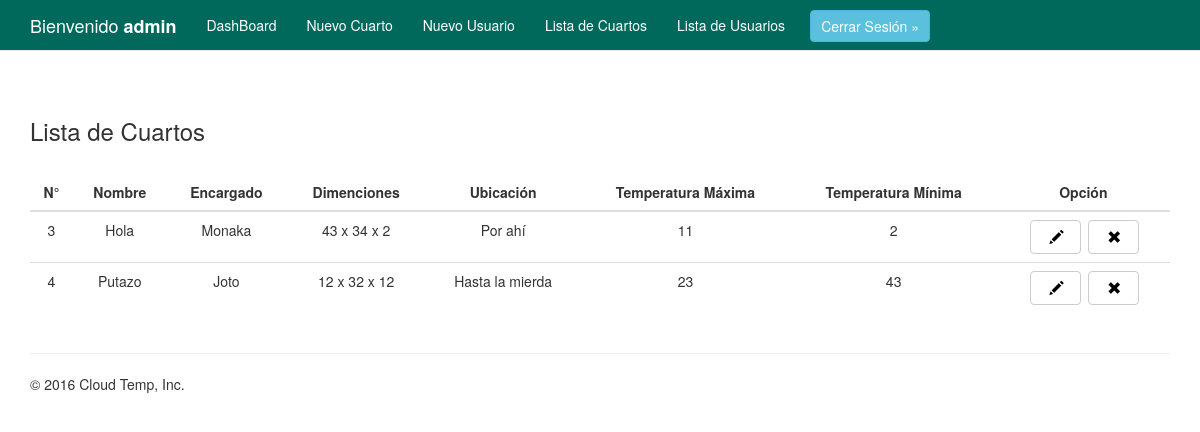
Screenshot of /lista-cuartos.php (signed in) with the database file from the repository.
### tables this page shows
CREATE TABLE IF NOT EXISTS `cuartos` (
  `id` int(11) NOT NULL AUTO_INCREMENT,
  `nombre` varchar(60) NOT NULL,
  `encargado` varchar(200) NOT NULL,
  `dimenciones` varchar(50) NOT NULL,
  `ubicacion` varchar(200) NOT NULL,
  `tempmaxima` int(11) NOT NULL,
  `tempminima` int(11) NOT NULL,
  `descripcion` varchar(300) NOT NULL,
  PRIMARY KEY (`id`)
);

### web/lista-cuartos.php (the view, shortened to what this page needs)
<?php
	if(isset($_SESSION['usuario'])){
?>
<!DOCTYPE html>
<html lang="es">
  <head>
    <link href="../assets/icon/style.css" rel="stylesheet">
    <link href="../assets/css/bootstrap.css" rel="stylesheet">
    <link href="../assets/css/custom.css" rel="stylesheet">
    <link href="../assets/css/bugi10.css" rel="stylesheet">
    <link href="../assets/css/index.css" rel="stylesheet">
  </head>
  <body>
    <nav class="navbar navbar-default navbar-fixed-top">
      <div class="container">
          <div class="collapse navbar-collapse" id="bs-example-navbar-collapse-1">
            <ul class="nav navbar-nav">
              <a class="navbar-brand user" href="#">Bienvenido <strong><?php echo $_SESSION['usuario']?></strong></a>
              <li role="presentation" class="botones"><a href="../web/index.php">DashBoard</a></li>
              <li role="presentation" class="botones"><a href="../web/nuevo-cuarto.php">Nuevo Cuarto</a></li>
              <li role="presentation" class="botones"><a href="../web/registro.php">Nuevo Usuario</a></li>
              <li role="presentation" class="botones"><a href="../web/lista-cuartos.php">Lista de Cuartos</a></li>
              <li role="presentation" class="botones"><a href="../web/lista-usuarios.php">Lista de Usuarios</a></li>
              <a class="btn-cerrar btn btn-info" href="../accion/accion_logout.php" role="button">Cerrar Sesión &raquo;</a>
            </ul>
          </div>
      </div>
    </nav>
         <?php
      $query_cuarto = "SELECT * FROM cuartos";
      $resul_cuarto = mysql_query($query_cuarto);
    ?>
    <div class="container contenedor">
    <h3 class="titulo-tabla">Lista de Cuartos</h3>
		<table class="table">
          <thead>
            <tr>
                <th><center>N°</center></th>
                <th><center>Nombre</center></th>
                <th><center>Encargado</center></th>
                <th><center>Dimenciones</center></th>
                <th><center>Ubicación</center></th>
                <th><center>Temperatura Máxima</center></th>
                <th><center>Temperatura Mínima</center></th>
                <th><center>Opción</center></th>
            </tr>
          </thead>
          <tbody>
          	 <?php while ($row=mysql_fetch_array($resul_cuarto)){ ?>
                <tr>
                  <td><center><?php echo $row['id']?></center></td>
                  <td><center><?php echo $row['nombre']?></center></td>
                  <td><center><?php echo $row['encargado']?></center></td>
                  <td><center><?php echo $row['dimenciones']?></center></td>
                  <td><center><?php echo $row['ubicacion']?></center></td>
                  <td><center><?php echo $row['tempmaxima']?></center></td>
                  <td><center><?php echo $row['tempminima']?></center></td>
                  <td><center>
                    <a class="icono_mod btn btn-default" href="../web/modificar-cuarto.php?id=<?php echo $row['id']?>">
                      <span class="glyphicon glyphicon-pencil ico" aria-hidden="true"></span>
                    </a>
                    <a class="icono_del btn btn-default" href="../accion/accion_del_cuarto.php?id=<?php echo $row['id']?>">
                      <span class="glyphicon glyphicon-remove ico" aria-hidden="true"></span>
                    </a></center>
                  </td>
                </tr>
              <?php } ?>
          </tbody>
      	</table>
    </div>
        <div class="container">
     <hr>
      <footer>
        <p>&copy; 2016 Cloud Temp, Inc.</p>
      </footer>
    </div>
  </body>
</html>
<?php
    }
?>

### assets/css/custom.css (style rules this page uses)
.btn-cerrar { float: right; padding: 5px 10px; margin-top: 10px; margin-bottom: 6px; margin-left: 10px; }
.contenedor { margin-top: 4%; }
.botones { margin-top: 5px; }
.navbar-default { background-color: #00695C; }
.navbar-brand { color: white; }
span { margin-right: 5px; }
.titulo-tabla { margin-bottom: 30px; }
.navbar-default .navbar-nav > li > a { color: #fff; }
.navbar-nav > li > a { border-radius: 4px; }
.icono_mod { color: black; text-decoration: none;margin-left: 3px; }
.icono_del { color: black; text-decoration: none;margin-left: 3px; }
.ico { margin-left: 6px; }

### assets/css/index.css (style rules this page uses)
body { padding-top: 50px; padding-bottom: 20px; }

### rows the page displays
cuartos: id "3", nombre "Hola", encargado "Monaka", dimenciones "43 x 34 x 2", ubicacion "Por ahí", tempmaxima "11", tempminima "2"
cuartos: id "4", nombre "Putazo", encargado "Joto", dimenciones "12 x 32 x 12", ubicacion "Hasta la mierda", tempmaxima "23", tempminima "43"

### other values shown
$_SESSION['usuario'] "admin"
